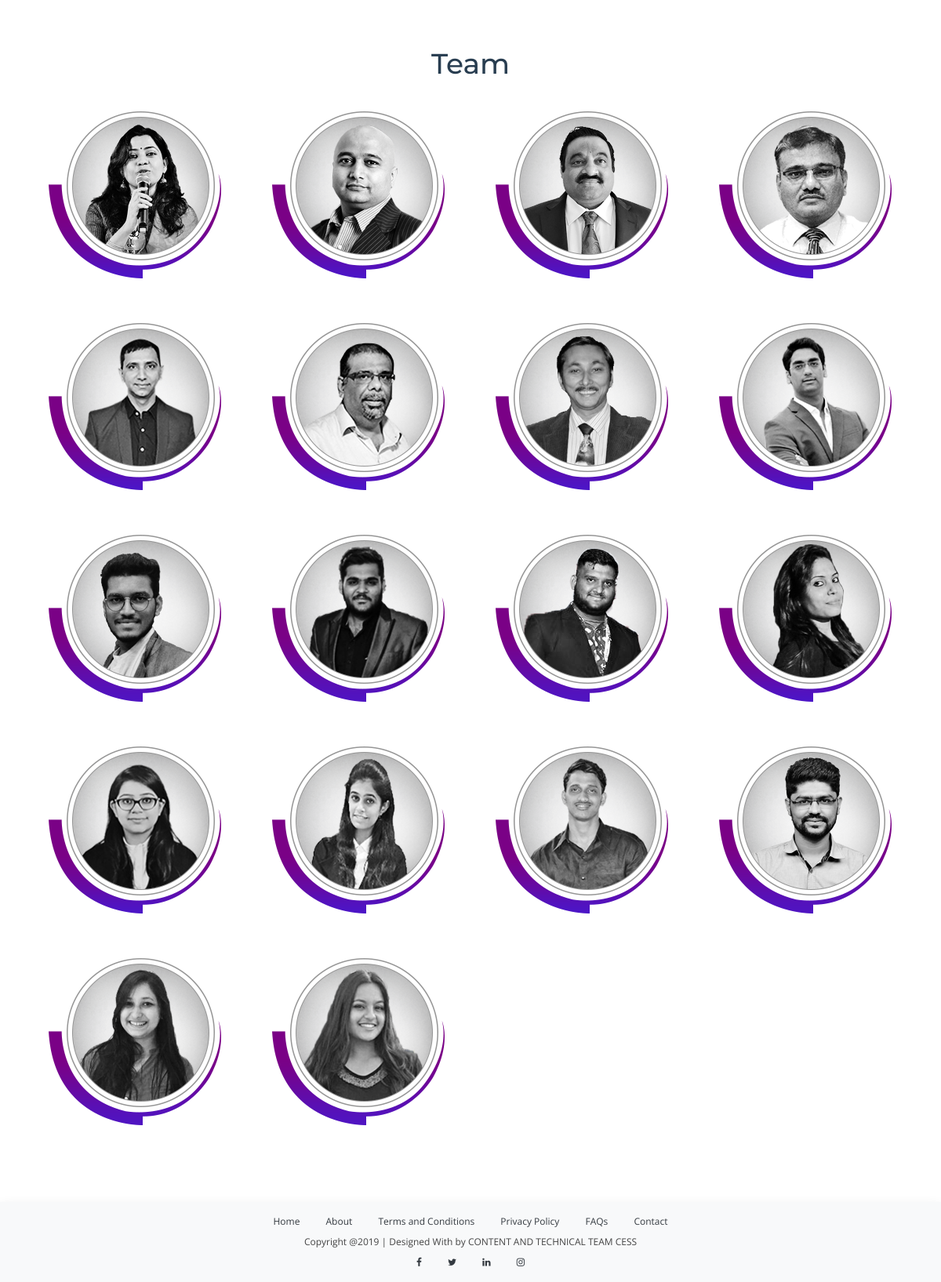
The page /include/about/team.php on the database its author committed.
### tables this page shows
CREATE TABLE `namanteam` (
  `SR` int(11) NOT NULL,
  `Name` varchar(30) NOT NULL,
  `Link` varchar(100) NOT NULL,
  `Description` varchar(100) NOT NULL,
  `Image` varchar(200) DEFAULT '/NamanAngels/uploads/default/default.png'
);

### include/about/team.php (the view, shortened to what this page needs)
<?php
    require '../../server.php';
?>
<html>
<head>
  <link href="lib/bootstrap/css/bootstrap.min.css" rel="stylesheet">
  <link href="lib/font-awesome/css/font-awesome.min.css" rel="stylesheet">
  <link href="lib/animate/animate.min.css" rel="stylesheet">
  <link href="lib/ionicons/css/ionicons.min.css" rel="stylesheet">
  <link href="lib/owlcarousel/assets/owl.carousel.min.css" rel="stylesheet">
  <link href="lib/lightbox/css/lightbox.min.css" rel="stylesheet">
  <link href="css/style.css" rel="stylesheet">
</head>
<body>
    <section id="team">
        <div class="container">
            <div class="section-header">
            <h3>Team</h3>
            </div>
            <div class="row">
                <?php
                $qu = "SELECT * FROM namanteam";
                $results = mysqli_query($db, $qu);
                while($row = mysqli_fetch_assoc($results))
                {
                        echo '<div class="col-lg-3 col-md-6 wow fadeInUp">
                            <div class="member">
                            <img src="../../'.$row['Image'].'" class="img-fluid" alt="">
                            <div class="member-info">
                                <div class="member-info-content">
                                <h4>'.$row['Name'].'</h4>
                                <span>'.$row['Description'].'</span>
                                <div class="social">
                                    <a href="'.$row['Link'].'"><i class="fa fa-linkedin"></i></a>
                                </div>
                                </div>
                            </div>
                            </div>
                        </div>';
                }
                ?>
            </div>
        </div>
    </section>
    <section class="sticky-bottom shadow p-1 bg-light">
        <div class="row" style="font-size:12px">
            <div class="col-md-12 text-center p-2">
                <div class="row">
                    <div class="col-md-12 text-center p-1">
                        <div class="col-2 d-inline">
                            <a href="../../#intro" class="text-dark">Home</a>
                        </div>
                        <div class="col-2 d-inline">
                            <a href="../../#about" class="text-dark">About</a>
                        </div>
                        <div class="col-2 d-inline">
                            <a href="terms.php" class="text-dark">Terms and Conditions</a>
                        </div>
                        <div class="col-2 d-inline">
                            <a href="privacy.php" class="text-dark">Privacy Policy</a>
                        </div>
                        <div class="col-2 d-inline">
                            <a href="../../faq.php" class="text-dark">FAQs</a>
                        </div>
                        <div class="col-2 d-inline">
                            <a href="../../#contact" class="text-dark">Contact</a>
                        </div>
                    </div>
                </div>
                <div class="row">
                    <div class="col-md-12 text-center p-1">
                        <div class="col-md-12 d-block">
                            Copyright @2019 | Designed With by CONTENT AND TECHNICAL TEAM CESS
                        </div>
                    </div>
                </div>
                <div class="row">
                    <div class="col-md-12 text-center p-1">
                        <div class="col-1 d-inline">
                            <a href="#" class="text-dark"><i class="fa fa-facebook-f"></i></a>
                        </div>
                        <div class="col-1 d-inline">
                            <a href="#" class="text-dark"><i class="fa fa-twitter"></i></a>
                        </div>
                        <div class="col-1 d-inline">
                            <a href="#" class="text-dark"><i class="fa fa-linkedin"></i></a>
                        </div>
                        <div class="col-1 d-inline">
                            <a href="#" class="text-dark"><i class="fa fa-instagram"></i></a>
                        </div>
                    </div>
                </div>
            </div>
        </div>
    </section>
</body>
</html>

### include/about/css/style.css (style rules this page uses)
body { background: #fff; color: #444; font-family: "Open Sans", sans-serif; }
a { color: #007bff; transition: 0.5s; }
h1, h2, h3, h4, h5, h6 { font-family: "Montserrat", sans-serif; font-weight: 400; margin: 0 0 20px 0; padding: 0; }
.section-header h3 { font-size: 36px; color: #283d50; text-align: center; font-weight: 500; position: relative; }
#team { background: #fff; padding: 60px 0; box-shadow: 0px 0px 12px 0px rgba(0, 0, 0, 0.1); }
#team .member { text-align: center; margin-bottom: 20px; position: relative; border-radius: 50%; overflow: hidden; }

### rows shown on the page
namanteam: shows a picture
namanteam: shows a picture
namanteam: shows a picture
namanteam: shows a picture
namanteam: shows a picture
namanteam: shows a picture
namanteam: shows a picture
namanteam: shows a picture
namanteam: shows a picture
namanteam: shows a picture
namanteam: shows a picture
namanteam: shows a picture
namanteam: shows a picture
namanteam: shows a picture
namanteam: shows a picture
namanteam: shows a picture
namanteam: shows a picture
namanteam: shows a picture
